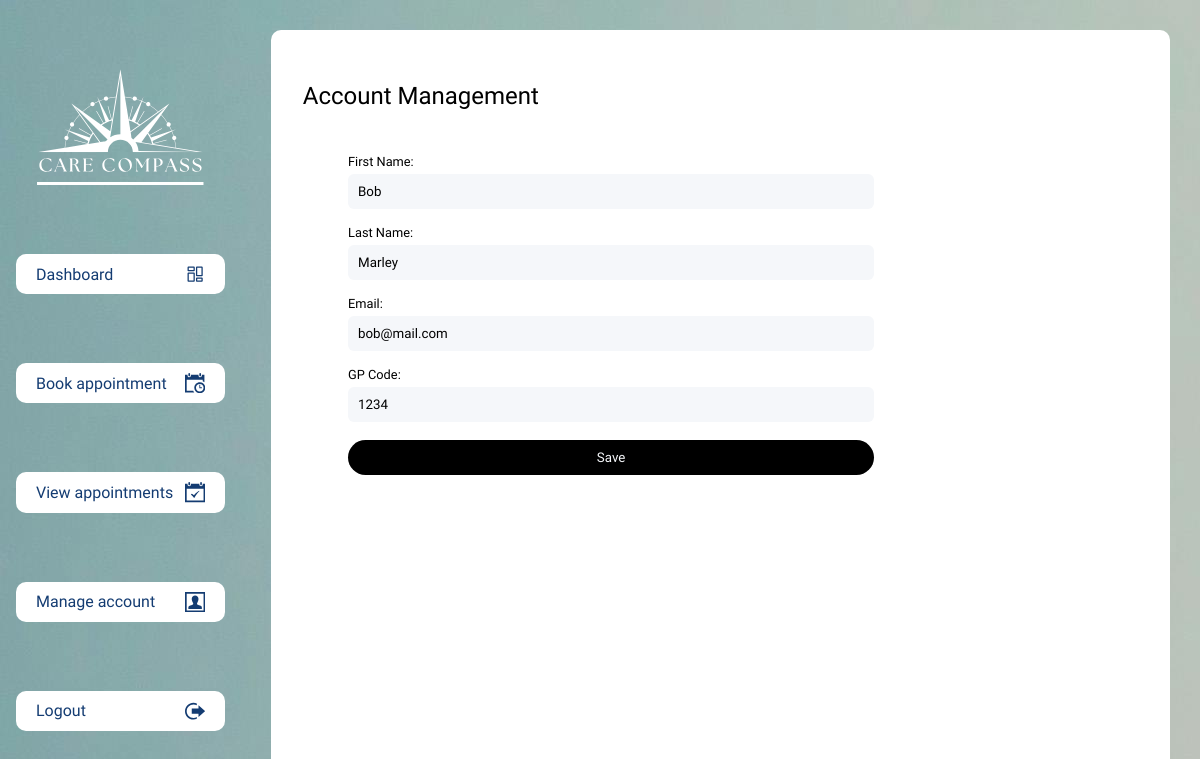
Before: /manage/ (signed in) with the older database file.
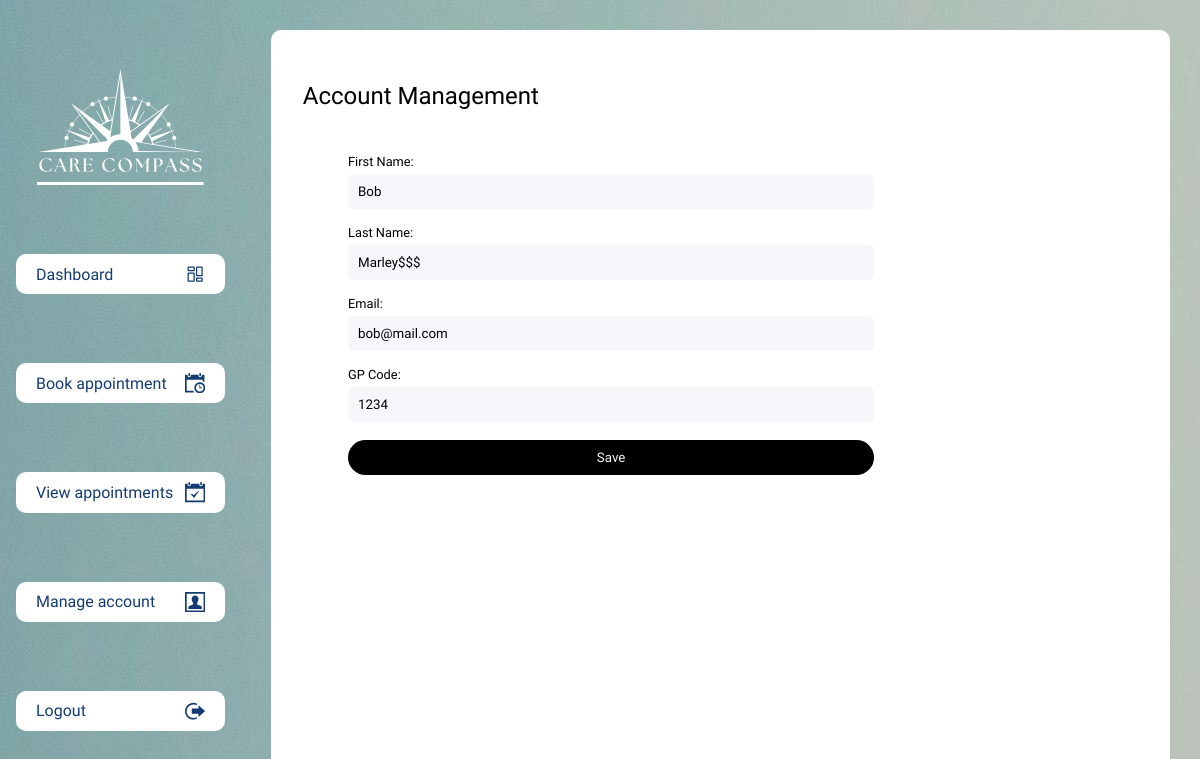
After: the same page with the newer database file.
### accounts/models.py (models this page shows, shortened)
class User(AbstractBaseUser, PermissionsMixin):
    first_name = models.CharField(max_length=30)
    last_name = models.CharField(max_length=30)
    email = models.EmailField(unique=True)
    gp_code = models.CharField(max_length=30, blank=True, null=True)
    created_at = models.DateTimeField(auto_now_add=True)
    updated_at = models.DateTimeField(auto_now=True)
    is_admin = models.BooleanField(default=False)
    is_staff = models.BooleanField(default=False)
    USERNAME_FIELD = 'email'
    REQUIRED_FIELDS = ['first_name', 'last_name']
    objects = UserManager()

### accounts/views.py (the view)
# urls.py: path('manage/', views.account_management_view, name='account_management'),
@login_required
def account_management_view(request):
    if request.method == 'POST':
        form = PatientUpdateForm(request.POST, instance=request.user)
        if form.is_valid():
            form.save()
            return redirect('accounts:account_management')
    else:
        form = PatientUpdateForm(instance=request.user)
    return render(request, 'accounts/account_management.html', {'form': form})

### accounts/forms.py
class PatientUpdateForm(forms.ModelForm):
    class Meta:
        model = User
        fields = ['first_name', 'last_name', 'email', 'gp_code']

### templates/accounts/account_management.html (shortened to what this page needs)
{% extends "base.html" %} {% block content %}
<h2>Account Management</h2>
<div>
  <div class="form-tile">
    <form id="update-user-form" method="post">
      <div class="form-fields-wrapper">
        <div class="form-group">
          <label for="{{ form.first_name.id_for_label }}" class="form-label"
            >First Name:</label
          >
          <div class="form-input">
            <input
              type="text"
              name="{{ form.first_name.html_name }}"
              id="{{ form.first_name.id_for_label }}"
              value="{{ form.first_name.value|default_if_none:'' }}"
              placeholder="John"
            />
          </div>
        </div>
        <div class="form-group">
          <label for="{{ form.last_name.id_for_label }}" class="form-label"
            >Last Name:</label
          >
          <div class="form-input">
            <input
              type="text"
              name="{{ form.last_name.html_name }}"
              id="{{ form.last_name.id_for_label }}"
              value="{{ form.last_name.value|default_if_none:'' }}"
              placeholder="Doe"
            />
          </div>
        </div>
        <div class="form-group">
          <label for="{{ form.email.id_for_label }}" class="form-label"
            >Email:</label
          >
          <div class="form-input">
            <input
              type="email"
              name="{{ form.email.html_name }}"
              id="{{ form.email.id_for_label }}"
              value="{{ form.email.value|default_if_none:'' }}"
              placeholder="john.doe@example.com"
            />
          </div>
        </div>
        <div class="form-group">
          <label for="{{ form.gp_code.id_for_label }}" class="form-label"
            >GP Code:</label
          >
          <div class="form-input">
            <input
              type="text"
              name="{{ form.gp_code.html_name }}"
              id="{{ form.gp_code.id_for_label }}"
              value="{{ form.gp_code.value|default_if_none:'' }}"
              placeholder="Enter your GP code"
            />
          </div>
        </div>
        <div class="submit-btn-wrapper">
          <button type="submit" class="btn-secondary submit-btn">Save</button>
        </div>
      </div>
    </form>
  </div>
</div>
{% endblock %}

Changed rows visible on the page:
changed User "Bob": last_name "Marley" → "Marley$$$"
